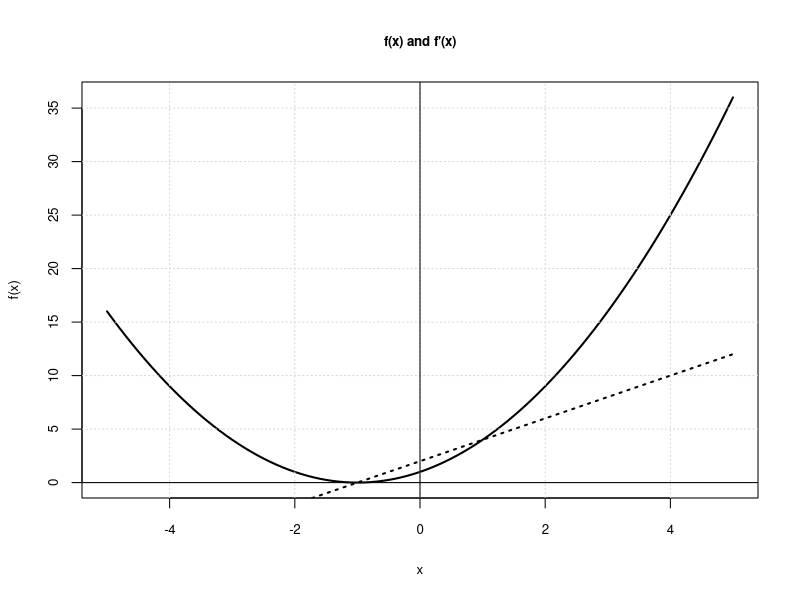
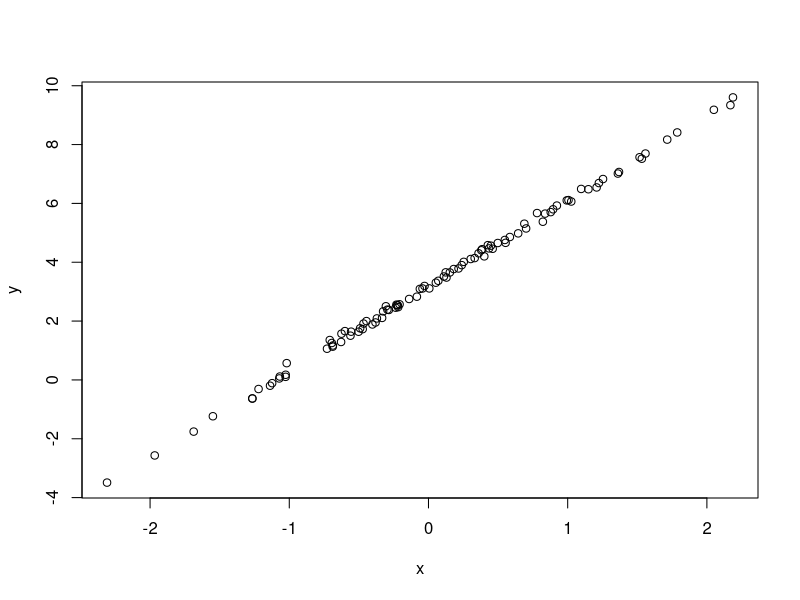
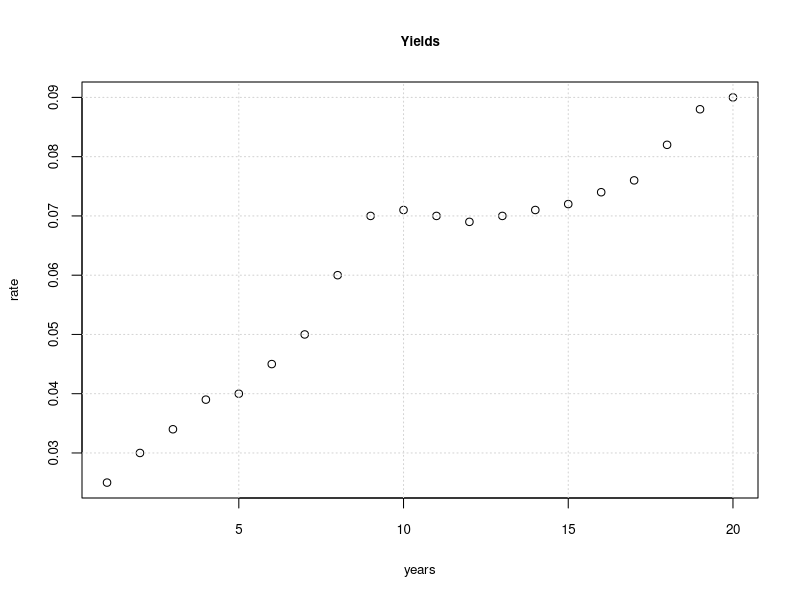
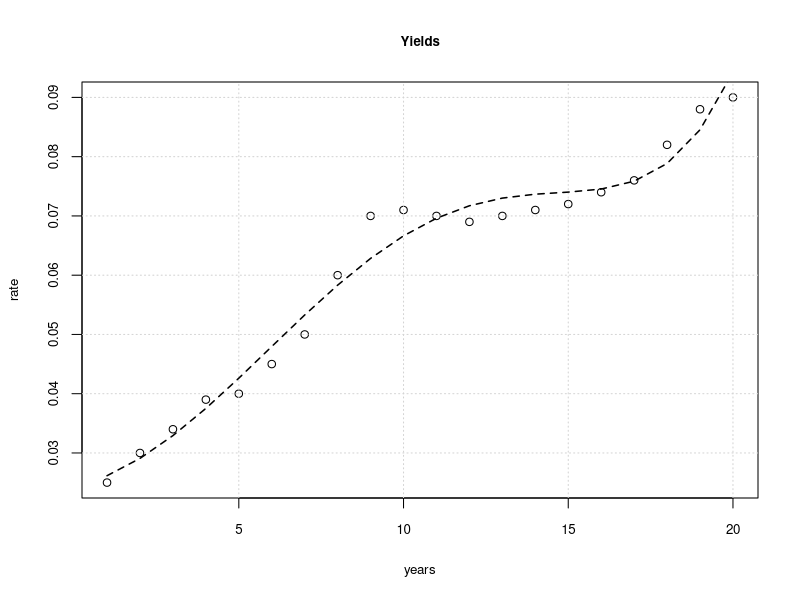
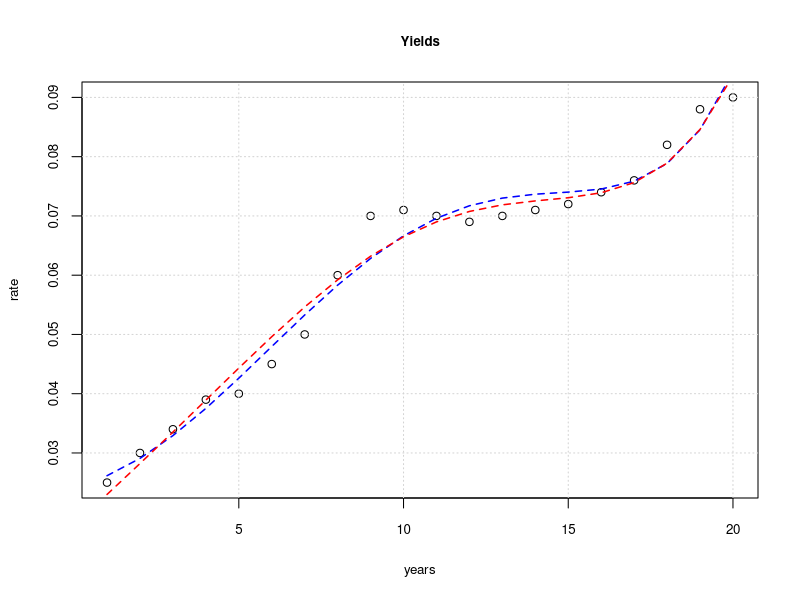

The R script that drew these images, in order: (Note: this script raises an error after producing the figures.)
#####################################################################
########################## Optimization #############################
#####################################################################

# Example of using first and second order derivatives to compute a min/max / optimal solutions

# Create a function
f <- function(x) {
    return((1+x)^2)
}

# Create the derivatives
fp <- function(x) {
    return(2*(1+x))
}

# plot the function and its derivative
x <- seq(-5, 5, 0.1)
pdf("functionAndDerivative.pdf")
plot(x, f(x), type ='l', lwd = 2,
     main = "f(x) and f'(x)",
     cex.main = 0.8,
     cex.lab = 0.8,
     cex.axis = 0.8)
grid()
lines(x,fp(x), lty = 3, lwd = 2)
abline(h = 0)
abline(v = 0)
dev.off()

f <- function(x) {
    #return(-x^2 - 4 * x + 1) # don't think this is correct, doesn't follow the results of the book despite it alleging this is the function
    #return(x^2 + 4 * x - 1) # this gets the appropriate results
    return(-x^2 - 4 * x + 1) # similarly this works, (and only is different by the minus sign in front)

}

## uniroot(f,c(-8,-1))
## uniroot(f,c(-1,2))

# Newton's method with a first order approximation
newton <- function(f, tol=1E-12, x0=1 , N=20) {
    # N = total number of iterations
    # x0 = initial guess
    # tol = abs(xn + 1 - xn)
    # f = function to be evaluated for a root

    h <- 0.001
    i <- 1; x1 <- x0
    p <- numeric(N)

    while (i <= N) {
        df_dx <- (f(x0 + h) - f(x0)) / h
        x1 <- (x0 - (f(x0) / df_dx))
        p[i] <- x1
        i <- i + 1
        if (abs(x1 - x0) < tol) {
            break
        }
        x0 <- x1
    }
    return(p[1:(i-1)])
}

## newton(f, x0 = -10)
## newton(f, x0 = 10)

# to see the iteration increasing accuracy you may have to set the digits displayed to a higher number
# options(digits = 14)

# Symbolic computation

# Create an expression
e <- expression(sin(x))

# Compute the derivative
d <- D(e, "x")

f_expr <- expression(x^2 + 4*x -1) # this one is actually correct/ consistent, looks like it was x^2+4x-1

test <- eval(f_expr, list(x=2)) # should be 11

newton_alternate <- function(f, tol=1E-12, x0=1, N=20) {
    # N = total number of iterations
    # x0 = initial guess
    # tol = abs(xn + 1 - xn)
    # f = function to be evaluated for a root

    # Compute the symbolic derivative
    df_dx = D(f, "x")

    i <- 1; x1 <- x0
    p <- numeric(N)
    while (i <= N) {
        x1 <- (x0 - eval(f, list(x=x0)) /
               eval(df_dx, list(x=x0)))
        p[i] <- x1
        i <- i +1
        if (abs(x1 - x0) < tol) {
            break
        }
        x0 <- x1
    }
    return(p[1:(i-1)])
}

## newton_alternate(f_expr, x0 = 10)
## newton_alternate(f_expr, x0 = -10)

# Brute force line of best fit, minimize obective function of sum of squared differences

# Create a set of random points x
set.seed(123)
x <- rnorm(100, 0, 1)

# Make y a function of x
y <- 3.2 + 2.9 * x + rnorm(100, 0, 0.1)

pdf("randomCloudForLineOfBestFit.pdf")
plot(x, y)
dev.off()

# objective function to minimize
objective_function <- function(y, x, a, b) {
    value <- sum((y - (a * x + b)) ^2)
    return(value)
}

# Create a range of a and b values and loop through all of them
a <- seq(-10, 10, 0.25)
b <- seq(-10, 10, 0.25)

output <- list()
z <- 1
for(i in 1:length(a)) {
    for(j in 1:length(b)) {
        output[[z]] <- c(objective_function(y, x, a[i], b[j]),
                         a[i], b[j])
        z <- z + 1
    }
}

# Create a matrix of the list and find the minimum value
mat <- do.call(rbind, output)

colnames(mat) <- c("obj","a","b")

smallest <- which(mat[, "obj"] == min(mat[, "obj"]))

# note we covered answer in the range and can only increase accuracy with a more granular search, ie
#a = seq(-5, 5, 0.1)
#b = seq(-5, 5, 0.1)

# Curve fitting exercise of bond maturities and interest rate yields

# Create fictitious yields
rates <- c(0.025, 0.03, 0.034, 0.039, 0.04, 0.045, 0.05, 0.06, 0.07, 0.071,
           0.07, 0.069, 0.07, 0.071, 0.072, 0.074, 0.076, 0.082, 0.088,
           0.09)

maturities <- 1:20

pdf("yieldCurveExampleForFitting.pdf")
plot(maturities, rates,
     main = "Yields",
     xlab = "years",
     ylab = "rate",
     cex.main = 0.8,
     cex.lab = 0.8,
     cex.axis = 0.8)
grid()
dev.off()

# fit with a fifth-degree polynomial
poly_5 <- function(x, p) {
    f <- p[1] + p[2]*x + p[3]*x^2 + p[4]*x^3 + p[5]* x^4 + p[6]*x^5
    return(f)
}


# objective function to minimize (sum of squares error)
obj_5 <- function(x, y, p) {
    error <- (y - poly_5(x, p))^2
    return(sum(error))
}

# Fit the parameters. Assume 0 for all initial values
out_5 <- optim(obj_5, par = c(0, 0, 0, 0, 0, 0), x = maturities, y = rates)

pdf("yieldCurveFit5thDegree.pdf")
plot(maturities, rates,
     main = "Yields",
     xlab = "years",
     ylab = "rate",
     cex.main = 0.8,
     cex.lab = 0.8,
     cex.axis = 0.8)

grid()

lines(poly_5(maturities, out_5$par), lwd = 1.5, lty = 2)

dev.off()

# trying to capture the kink in the middle using a higher order polynomial
poly_7 <- function(x, p) {
    f <- p[1] + p[2]*x + p[3]*x^2 + p[4]*x^3 + p[5]* x^4 + p[6]*x^5 + p[7]*x^6 + p[7]*x^7
    return(f)
}

obj_7 <- function(x, y, p) {
    error <- (y - poly_7(x, p))^2
    return(sum(error))
}

out_7 <- optim(obj_7, par = c(0, 0, 0, 0, 0, 0, 0, 0), x = maturities, y = rates)

pdf("yieldCurveFit5thAnd7thDegree.pdf")
plot(maturities, rates,
     main = "Yields",
     xlab = "years",
     ylab = "rate",
     cex.main = 0.8,
     cex.lab = 0.8,
     cex.axis = 0.8)

grid()

lines(poly_5(maturities, out_5$par), lwd = 1.5, lty = 2, col="blue")
lines(poly_7(maturities, out_7$par), lwd = 1.5, lty = 2, col="red")

dev.off()


# ^ not much better! and increasing the degrees of freedom will simply memorize (overfit) the data

# One idea is two claim (with research/ support, more of an art) that there are two regimes and glue together two lower order polynomials

# We will keep the 5th degree polynomial and define another 3rd degree polynomial to use with the offset
poly_3 <- function(x, offset, intercept, b) {
    #browser()
    fu <- intercept + b[1]*(x-offset) + b[2]*(x-offset)^2 + b[3]*(x-offset)^3
    return(fu)
}

# When the maturity is equal to 9 (end of first curve beginning of second) we
# must make sure the polynomials have the same value
obj_3_5 <- function(x, y, offset, p) {
    #browser()

    # All points are at infinity initially
    fit <- rep(Inf, length(x))
    ind_5 <- x <= offset
    ind_3 <- x > offset

    fit[ind_5] <- poly_5(x[ind_5], p[1:6])
    fit[ind_3] <- poly_3(x[ind_3], offset,
                         poly5(offset, p[1:6]), p[7:9])

    error <- (y - fit) ^ 2
    return(sum(error))
}

# Fit the parameters. Assume 0 for all initial values
offset <- 9
out_3_5 <- optim(obj_3_5, par = rep(0,9),
                 x = maturities, y = rates, offset = offset)


pdf("yieldCurve2PolynomialsSpliceFit.pdf")
plot(maturities, rates, xlab = "years",
     main = "Yields",
     cex.main = 0.8,
     cex.lab = 0.8,
     cex.axis = 0.8)
grid()

#original 5th degree polynomial entire curve
lines(poly_5(maturities[maturities <= offset],
             out_3_5$par[1:6]), lwd = 2)

# spliced 3 and 5 degree curve
lines(c(rep(NA, offset),
        poly_3(maturities[maturities > offset], offset,
               poly_5(offset, out_3_5$par[1:6]),
               out_3_5$par[7:9])), lwd = 2)
abline(v = offset)
dev.off()

# this is a bit contrived but shows what knobs you have to turn manually (number
# of polynomials, degrees of freedom for each, windows, etc)
# Another method is smoothing splines. Another is a locally weighted regression
# which can be implemented with R's loess() function

# Fit loess to the data
obj <- loess(rates ~ maturities, span = 0.5)

# Plot the data and the fit
pdf("loessFit.pdf")
plot(maturities, rates, main = "Rates", cex.main = 0.8)
lines(predict(obj), lty = 2)
dev.off()

# this looks okay but in real practice usually you k cross validate across
# span parameter ie optimize span as well with perhaps penalty

# Portfolio Construction/ Optimization example using Differential Evolution (DEoptim)
library(DEoptim)

# Drawdown function
compute_drawdown <- function(x, returns_default = TRUE, geommetric = TRUE) {
    browser()
    # x = Vector of raw pnl or returns
    # If returns_default = FALSE, the grometric argument is ignored and pnl is used
    # Output = the maximum drawdown

    if(returns_default) {
        # Cumulative return calculation
        if(geometric) {
            cumulative_return <- cumprod(1+x)
        } else {
            cumulative_return <- 1 + cumsum(x)
        }
        max_cumulative_return <- cummax(c(1, cumulative_return))[-1]
        drawdown <- -(cumulative_return / max_cumulative_return - 1)
    } else {
        # PnL vector is used
        cumulative_pnl <- c(0, cumsum(x))
        drawdown <- cummax(cumulative_pnl) - cumulative_pnl
        drawdown <- drawdown[-1]
    }

    # Drawdown vector for either pnl or returns
    return(drawdown)
}

obj_max_drawdown <- function(w, r_matrix, small_weight) {
    # w is the weight of every stock
    # r_matrix is the returns matrix of all stocks

    # Portfolio return
    portfolio_return <- r_matrix %*% w

    # Max drawdown
    drawdown_penalty <- max(compute_drawdown(portfolio_return))

    # Create penalty component for sum of weights
    weight_penalty <- 100 * (1 - sum(w)) ^ 2

    # Create a penalty component for negative weights
    negative_penalty <- -sum(w[w < 0])

    # Create penalty component for small weights
    small_weight_penalty <- 100 * sum(w[w < small_weight])

    # Objective function to minimize
    obj <- drawdown_penalty + weight_penalty + negative_penalty + small_weight_penalty

    return(obj)
}

# Calculate a returns matrix for multiple stocks
symbol_names <- c("AXP", "BA", "CAT", "CVX", "DD", "DIS", "GE", "HD", "IBM",
                  "INTC", "KO", "MMM", "MRK", "PG", "T", "UTX", "VZ")

# Load these prices into memory
price_matrix <- NULL
for(name in symbol_names) {
    # Extract the adjusted close price vector
    price_matrix <- cbind(price_matrix, get(name)[,6])
}
colnames(price_matrix) <- symbol_names

# Compute returns
returns_matrix <- apply(price_matrix, 2, function(x)
    diff(log(x)))

# Specify a small weight below which the allocation should be 0%
small_weight_value <- 0.02

# Specify lower and upper bounds for the weights
lower <- rep(0, ncol(returns_matrix))
upper <- rep(1, ncol(returns_matrix))

optim_result <- DEoptim(obj_max_drawdown, lower, upper,
                        control = list(NP = 400,
                                       itermax = 300,
                                       F = 0.25,
                                       CR = 0.75
                                       #, trace = FALSE # disable display output
                                       ),
                        returns_matrix, small_weight_value)
